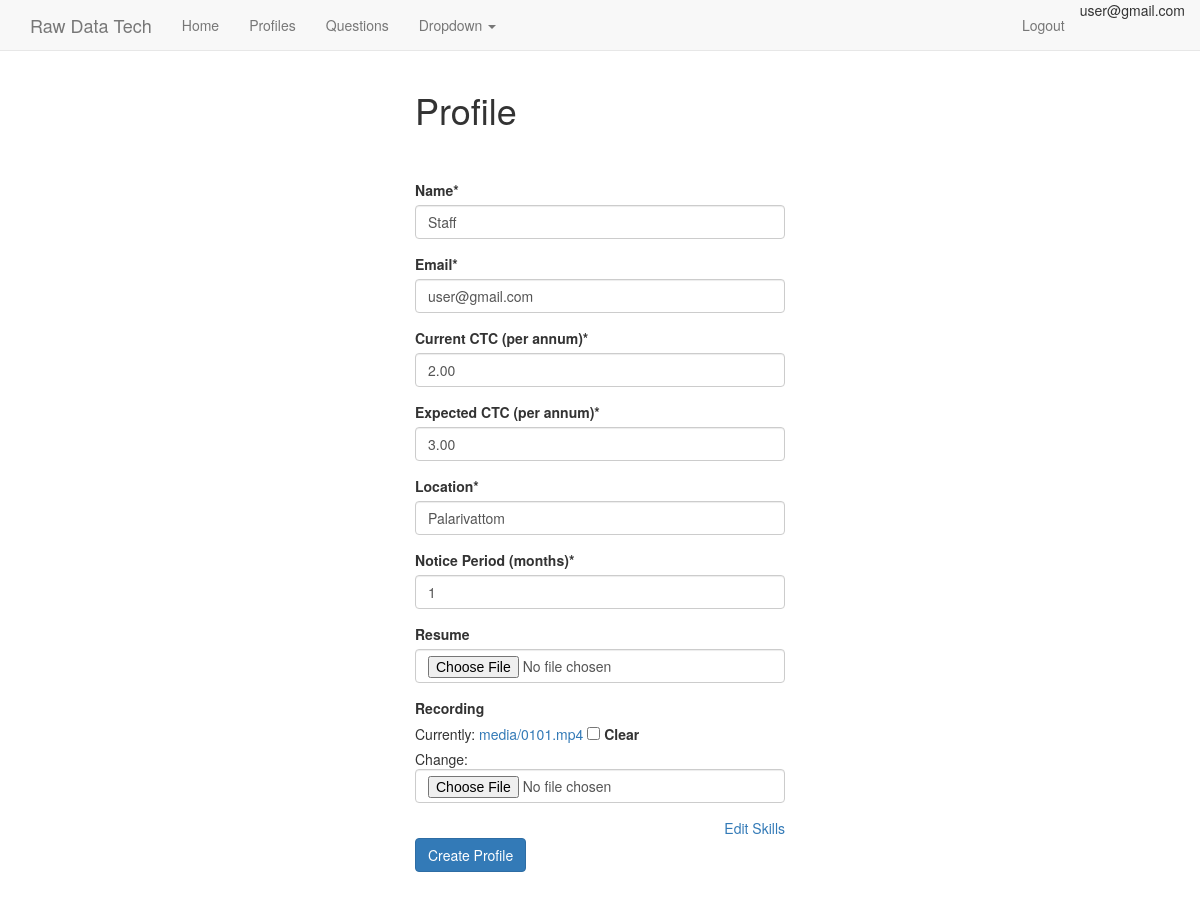
/profiles/1/update/ (signed in), run on the app's committed database.
### recruits/models.py (models this page shows, shortened)
class CustomUser(AbstractBaseUser, PermissionsMixin):
    email = models.EmailField(unique=True)
    name = models.CharField(max_length=30)
    address = models.CharField(max_length=50)
    date_joined = models.DateTimeField(auto_now_add=True)
    is_active = models.BooleanField(default=True)
    is_staff = models.BooleanField(default=False)
    objects = UserManager()
    USERNAME_FIELD = 'email'
    REQUIRED_FIELDS = []
    class Meta:
        verbose_name = 'user'
        verbose_name_plural = 'users'
    def __str__(self):
        return self.email

class Profile(models.Model):
    user = models.ForeignKey(settings.AUTH_USER_MODEL, related_name='profiles')
    name = models.CharField(max_length=40)
    email = models.EmailField()
    location = models.CharField(max_length=20,)
    current_ctc = models.DecimalField(max_digits=3, decimal_places=2,)
    expected_ctc = models.DecimalField(max_digits=3, decimal_places=2,)
    notice_period = models.IntegerField()
    resume = models.FileField(upload_to='docs/', blank=True)
    recording = models.FileField(upload_to='media/', blank=True)
    recording_optional = models.FileField(blank=True)

### recruits/views.py (the view)
# urls.py: url(r'profiles/(?P<id>[0-9]{1,2})/update/$', profile_update, name='profile-update'),
def profile_update(request, id=None):
    if request.user.is_authenticated():
        profile = Profile.objects.get(id=id)
        skill = profile.skills.all()
        if request.method == 'POST':
            form = ProfileForm(request.POST or None, request.FILES or None)
            if form.is_valid():
                item = form.save(commit=False)
                profile.name = item.name
                profile.email = item.email
                profile.current_ctc = item.current_ctc
                profile.expected_ctc = item.expected_ctc
                profile.notice_period = item.notice_period
                profile.resume = item.resume
                profile.recording = item.recording
                profile.save()
            return HttpResponseRedirect(profile.get_absolute_url())
        else:
            form = ProfileForm(instance=profile)
        context = {
            "profile": profile,
            "form" : form,
        }
        return render(request, 'recruits/test_form.html', context)
    return redirect("recruits:login")

### recruits/forms.py (shortened to what this page needs)
class ProfileForm(forms.ModelForm):
    current_ctc = forms.DecimalField(label='Current CTC (per annum)')
    expected_ctc = forms.DecimalField(label='Expected CTC (per annum)')
    notice_period = forms.IntegerField(label='Notice Period (months)')
    class Meta:
        model = Profile
        fields = ('name',
                  'email',
                  'current_ctc',
                  'expected_ctc',
                  'location',
                  'notice_period',
                  'resume',
                  'recording',
                  )

### recruits/templates/recruits/test_form.html (shortened to what this page needs)
{% extends "recruits/base.html" %}
{% load static %}
{% load crispy_forms_tags %}
{% block content %}
<div class='col-sm-4 col-sm-offset-4'>
<h1>Profile</h1>
  <br>
  <br>
	<form method='POST' enctype='multipart/form-data'>
			{{ form|crispy }}
		<a href="/skill-update/{{ profile.id }}" class="pull-right">Edit Skills</a>
		<br>
		<input class='btn btn-primary' type='submit' value='Create Profile'>
	</form>
</div>
{% endblock %}

### recruits/templates/recruits/navbar.html (shortened to what this page needs)
<nav class="navbar navbar-default navbar-static-top">
  <div class="container">
    <div class="navbar-header">
      <a class="navbar-brand" href="#">Raw Data Tech</a>
    </div>
    <div id="navbar" class="navbar-collapse collapse">
      <ul class="nav navbar-nav">
        <li><a href="{% url 'recruits:home' %}">Home</a></li>
         <li><a href='{% url "recruits:profile-list" %}'>Profiles</a></li></li>
          {% if request.user.is_authenticated %}
          <li><a href='{% url "questions:question-list" %}'>Questions</a></li></li>
          {% endif %}
        <li class="dropdown">
          <a href="#" class="dropdown-toggle" data-toggle="dropdown" role="button" aria-haspopup="true" aria-expanded="false">Dropdown <span class="caret"></span></a>
        </li>
      </ul>
      <ul class="nav navbar-nav navbar-right">
        {% if request.user.is_authenticated and not request.user.is_superuser %}
          <li class='pull-right'>{{ request.user }}<span class="sr-only">(current)</span></li>
          <li class='pull-right'><a  href='{% url "recruits:logout" %}'>Logout</a></li>
          {% elif request.user.is_authenticated and request.user.is_superuser %}
          <li class='pull-right acc-align'>{{ request.user }}<span class="sr-only">(current)</span></li>
          <li class='pull-right'><a  href='{% url "recruits:logout" %}'>Logout</a></li>
          <li class='pull-right'><a  href='/admin'>Admin Interface</a></li>
          {% else %}
          <li class='pull-right'><a  href='{% url "recruits:login" %}'>Login</a></li>
          {% endif %}
      </ul>
    </div>
  </div>
</nav>

### static/css/navbar-static-top.css (style rules this page uses)
body { min-height: 2000px; }
.navbar-static-top { margin-bottom: 19px; }

### data on the page
CustomUser: user "user@gmail.com"
Profile: name "Staff", email "user@gmail.com", current_ctc "2.00", expected_ctc "3.00", location "Palarivattom", notice_period "1"
